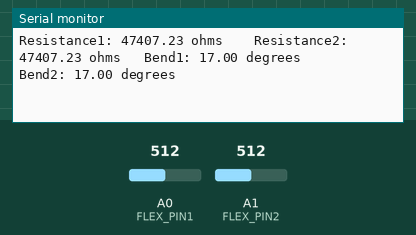
The sketch below on a simulated Arduino Uno, built with avr-gcc and run on an emulated ATmega328P. On the bench: the last lines printed to the serial monitor. The test bench sets the inputs (shaded band); at power-on: A0 (FLEX_PIN1) = 512, A1 (FLEX_PIN2) = 512.

Above: at 7.4 s.
7.5 s: A0 (FLEX_PIN1) set to 1002
At 8.0 s:
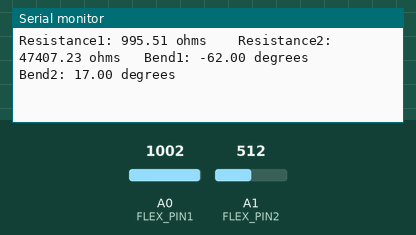
9.0 s: A0 (FLEX_PIN1) set to 1021
At 9.5 s:
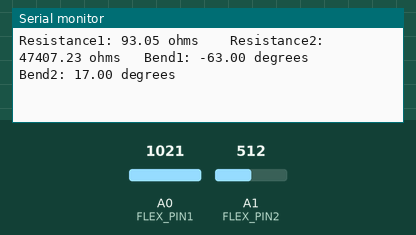
Timing chart, 0 to 12.0 s (numbered marks = the images above; inputs shaded):
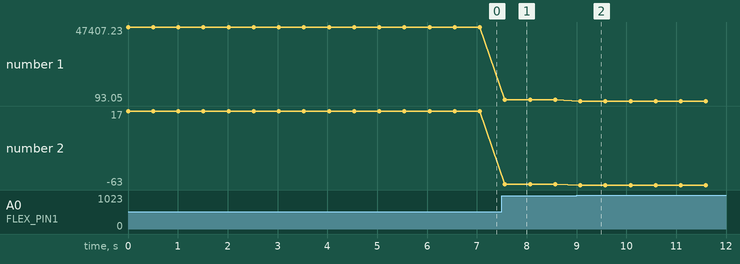

The sketch:

striptest.ino
```cpp
const int FLEX_PIN1 = A0; // Pin connected to voltage divider output
const int FLEX_PIN2 = A1;

// Measure the voltage at 5V and the actual resistance of your
// 47k resistor, and enter them below:
const float VCC = 4.98; // Measured voltage of Ardunio 5V line
const float R_DIV = 47500.0; // Measured resistance of 3.3k resistor

// Upload the code, then try to adjust these values to more
// accurately calculate bend degree.
const float STRAIGHT_RESISTANCE = 37300.0; // resistance when straight
const float BEND_RESISTANCE = 90000.0; // resistance at 90 deg

void setup()
{
  Serial.begin(115200);
  pinMode(FLEX_PIN1, INPUT);
  pinMode(FLEX_PIN2, INPUT);
}

void loop()
{
  // Read the ADC, and calculate voltage and resistance from it
  int flexADC1 = analogRead(FLEX_PIN1);
  float flexV1 = flexADC1 * VCC / 1023.0;
  float flexR1 = R_DIV * (VCC / flexV1 - 1.0);
  int flexADC2 = analogRead(FLEX_PIN2);
  float flexV2 = flexADC2 * VCC / 1023.0;
  float flexR2 = R_DIV * (VCC / flexV2 - 1.0);
  Serial.print("Resistance1: " + String(flexR1) + " ohms  ");
  Serial.print("  Resistance2: " + String(flexR2) + " ohms");

  // Use the calculated resistance to estimate the sensor's
  // bend angle:
  float angle1 = map(flexR1, STRAIGHT_RESISTANCE, BEND_RESISTANCE, 0, 90.0);
  float angle2 = map(flexR2, STRAIGHT_RESISTANCE, BEND_RESISTANCE, 0, 90.0);
  Serial.print("   Bend1: " + String(angle1) + " degrees   ");
  Serial.println("   Bend2: " + String(angle2) + " degrees");

  delay(500);
}
```

Measured:
- after the input at 7.5 s, the serial monitor: prints a new line after 0.06 s (image 1)
- after the input at 9.0 s, the serial monitor: prints a new line after 0.08 s (image 2)
- plotted number 1: 47407.23 → 995.51 after the input at 7.5 s, 995.51 → 93.05 after the input at 9.0 s
- plotted number 2: 17 → -62 after the input at 7.5 s, -62 → -63 after the input at 9.0 s
